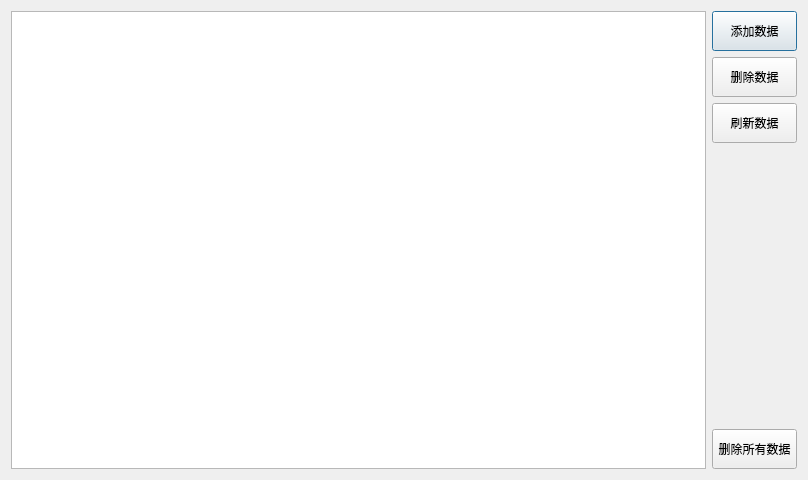
<?xml version="1.0" encoding="UTF-8"?>
<ui version="4.0">
 <class>Dialogdatabase</class>
 <widget class="QDialog" name="Dialogdatabase">
  <property name="geometry">
   <rect>
    <x>0</x>
    <y>0</y>
    <width>808</width>
    <height>480</height>
   </rect>
  </property>
  <property name="minimumSize">
   <size>
    <width>800</width>
    <height>480</height>
   </size>
  </property>
  <property name="windowTitle">
   <string>Dialog</string>
  </property>
  <layout class="QHBoxLayout" name="horizontalLayout">
   <item>
    <widget class="QTableView" name="tableView"/>
   </item>
   <item>
    <layout class="QVBoxLayout" name="verticalLayout">
     <item>
      <widget class="QPushButton" name="pushButton_dbAddData">
       <property name="sizePolicy">
        <sizepolicy hsizetype="Minimum" vsizetype="Maximum">
         <horstretch>0</horstretch>
         <verstretch>0</verstretch>
        </sizepolicy>
       </property>
       <property name="minimumSize">
        <size>
         <width>75</width>
         <height>40</height>
        </size>
       </property>
       <property name="text">
        <string>添加数据</string>
       </property>
      </widget>
     </item>
     <item>
      <widget class="QPushButton" name="pushButton_dbDeleteData">
       <property name="minimumSize">
        <size>
         <width>75</width>
         <height>40</height>
        </size>
       </property>
       <property name="text">
        <string>删除数据</string>
       </property>
      </widget>
     </item>
     <item>
      <widget class="QPushButton" name="pushButton_dbRefresh">
       <property name="minimumSize">
        <size>
         <width>75</width>
         <height>40</height>
        </size>
       </property>
       <property name="text">
        <string>刷新数据</string>
       </property>
      </widget>
     </item>
     <item>
      <spacer name="verticalSpacer">
       <property name="orientation">
        <enum>Qt::Vertical</enum>
       </property>
       <property name="sizeHint" stdset="0">
        <size>
         <width>20</width>
         <height>128</height>
        </size>
       </property>
      </spacer>
     </item>
     <item>
      <widget class="QPushButton" name="pushButton_dbDeleteAll">
       <property name="sizePolicy">
        <sizepolicy hsizetype="Minimum" vsizetype="Fixed">
         <horstretch>0</horstretch>
         <verstretch>0</verstretch>
        </sizepolicy>
       </property>
       <property name="minimumSize">
        <size>
         <width>85</width>
         <height>40</height>
        </size>
       </property>
       <property name="text">
        <string>删除所有数据</string>
       </property>
      </widget>
     </item>
    </layout>
   </item>
  </layout>
  <zorder>tableView</zorder>
  <zorder></zorder>
  <zorder>pushButton_dbAddData</zorder>
  <zorder>pushButton_dbDeleteData</zorder>
  <zorder>pushButton_dbDeleteAll</zorder>
  <zorder>pushButton_dbRefresh</zorder>
  <zorder>verticalSpacer</zorder>
 </widget>
 <resources/>
 <connections/>
</ui>
